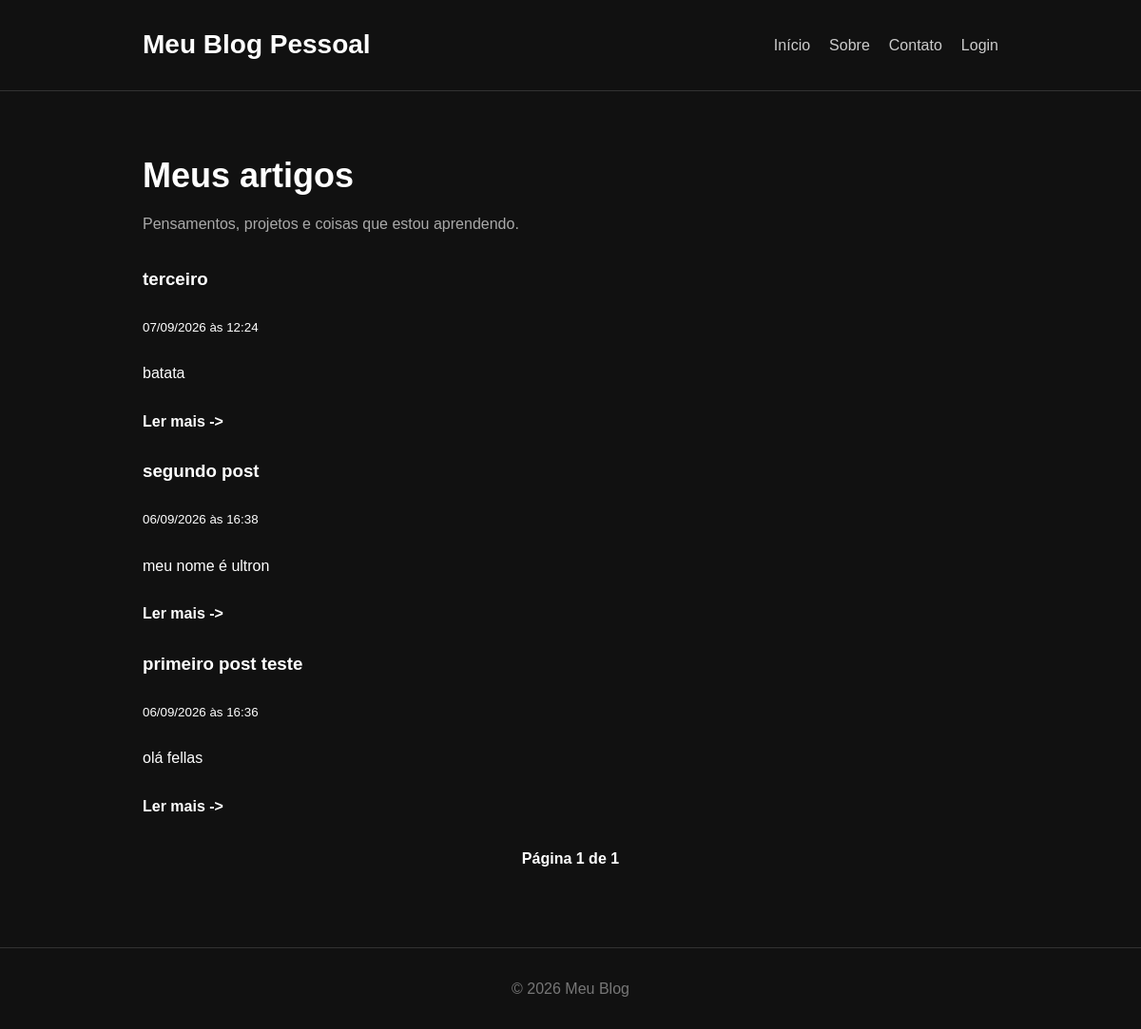
Before: / with the older database file.
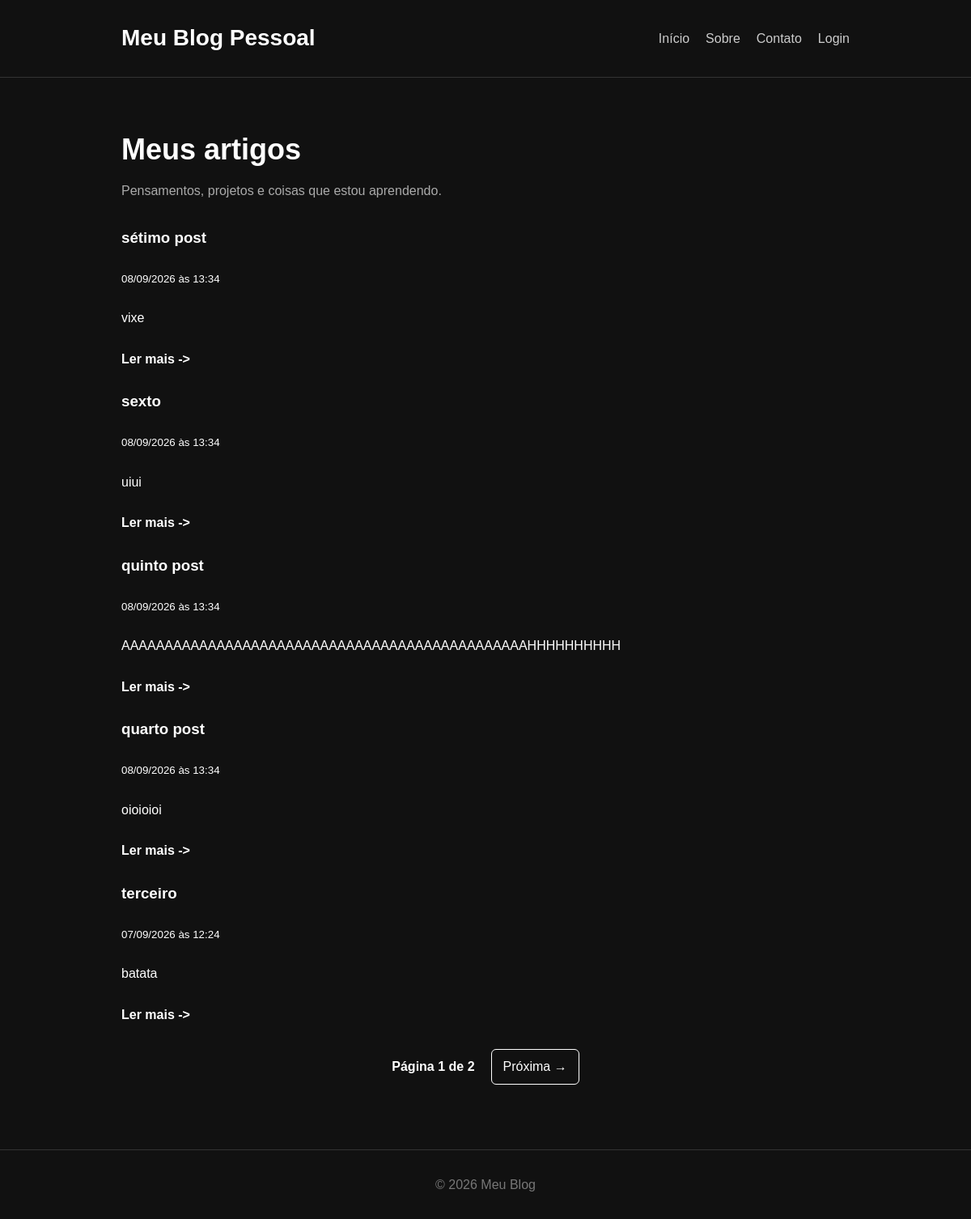
After: the same page with the newer database file.
### tables this page shows
CREATE TABLE posts (
            id INTEGER PRIMARY KEY AUTOINCREMENT,
            title TEXT NOT NULL,
            content TEXT NOT NULL,
            created_at TIMESTAMP DEFAULT CURRENT_TIMESTAMP
        );

### app.py (the view)
@app.route("/")
def home():
    page = request.args.get("page", 1, type=int)
    posts_per_page = 5
    offset = (page - 1) * posts_per_page
    posts = get_all_posts(posts_per_page, offset)
    total_posts = get_posts_count()
    total_pages = math.ceil(total_posts/posts_per_page)
    return render_template("index.html", posts=posts, page=page, total_pages=total_pages)

### app.py (called while the page is built)
def get_current_user():
    if "user_id" not in session:
        return None
    return get_user_by_id(session["user_id"])

@app.context_processor
def inject_user():
    return {
        "user": get_current_user()
    }

@app.template_filter("format_datetime")
def format_datetime(value):
    if not value:
        return ""
    dt = datetime.strptime(value, "%Y-%m-%d %H:%M:%S")
    dt = dt.replace(tzinfo=timezone.utc)
    dt = dt.astimezone(ZoneInfo("America/Recife"))
    return dt.strftime("%d/%m/%Y às %H:%M")

### database.py (called while the page is built)
def get_db_connection():
    conn = sqlite3.connect("blog.db")
    conn.row_factory = sqlite3.Row
    return conn

def get_all_posts(limit, offset):
    conn = get_db_connection()
    posts = conn.execute(
        """
        SELECT * FROM posts
        ORDER BY id DESC
        LIMIT ? OFFSET ?
        """,
        (limit, offset)
    ).fetchall()
    conn.close()
    return posts

def get_posts_count():
    conn = get_db_connection()
    count = conn.execute(
        "SELECT COUNT(*) FROM posts"
    ).fetchone()[0]
    conn.close()
    return count

### templates/index.html (shortened to what this page needs)
<!DOCTYPE html>
<html lang="pt-br">
<head>
    <link rel="stylesheet" href="{{ url_for('static', filename='css/style.css') }}">
</head>
<body>
    <header class="header">
        <div class="container">
            <h1>Meu Blog Pessoal</h1>
            <nav>
                <a href="/">Início</a>
                <a href="#">Sobre</a>
                <a href="#">Contato</a>
                {% if user %}
                    <span>Olá, {{ user["username"] }}!</span>
                    <a href="{{url_for('create_post')}}">Novo post</a>
                    <a href="{{url_for('logout')}}">Sair</a>
                {% else %}
                    <a href="{{url_for('login')}}">Login</a>
                {% endif %}
            </nav>
        </div>
    </header>
    <main class="container">
        <section class="intro">
            <h2>Meus artigos</h2>
            <p>
                Pensamentos, projetos e coisas que estou aprendendo.
            </p>
        </section>
        <section class="posts">
            {% for post in posts %}
            <article class="posts">
                <h3>{{post["title"]}}</h3>
                <small>
                    {{ post["created_at"] | format_datetime }}
                </small>
                <p>
                    {{ post["content"] }}
                </p>
                <a href="{{url_for('post', id=post['id'])}}" class="read-more">
                    Ler mais ->
                </a>
            </article>
            {% endfor %}
        </section>
    </main>
    <div class="pagination">
        <span>
            Página {{page}} de {{ total_pages }}
        </span>
        {% if page < total_pages %}
            <a href="{{ url_for('home', page=page + 1) }}">
                Próxima →
            </a>
        {% endif %}
    </div>
    <footer class="footer">
        <p>
            © 2026 Meu Blog
        </p>
    </footer>
</body>
</html>

### static/css/style.css (style rules this page uses)
* { margin: 0; padding: 0; box-sizing: border-box; }
body { font-family: Arial, sans-serif; background-color: #111; color: #fff; line-height: 1.6; }
.container { width: 90%; max-width: 900px; margin: auto; }
.header { border-bottom: 1px solid #333; padding: 25px 0; }
.header .container { display: flex; justify-content: space-between; align-items: center; }
.header h1 { font-size: 28px; }
nav { display: flex; gap: 20px; }
nav a { color: #ccc; text-decoration: none; }
.intro { padding: 60px 0 30px; }
.intro h2 { font-size: 36px; margin-bottom: 10px; }
.intro p { color: #aaa; }
.posts { display: flex; flex-direction: column; gap: 25px; }
.read-more { color: #fff; text-decoration: none; font-weight: bold; }
.footer { margin-top: 80px; padding: 30px 0; text-align: center; border-top: 1px solid #333; color: #777; }
.pagination { display: flex; justify-content: center; align-items: center; gap: 20px; margin-top: 30px; }
.pagination a { text-decoration: none; color: inherit; padding: 8px 14px; border: 1px solid currentColor; border-radius: 6px; transition: 0.2s; }
.pagination span { font-weight: bold; }

Changed rows visible on the page:
no longer on this page (row unchanged): posts: title "segundo post", created_at "06/09/2026 às 16:38", content "meu nome é ultron"
no longer on this page (row unchanged): posts: title "primeiro post teste", created_at "06/09/2026 às 16:36", content "olá fellas"
added posts: title "sétimo post", created_at "08/09/2026 às 13:34", content "vixe"
added posts: title "sexto", created_at "08/09/2026 às 13:34", content "uiui"
added posts: title "quinto post", created_at "08/09/2026 às 13:34", content "AAAAAAAAAAAAAAAAAAAAAAAAAAAAAAAAAAAAAAAAAAAAAAAHHHHHHHHHH"
added posts: title "quarto post", created_at "08/09/2026 às 13:34", content "oioioioi"
Other visible differences:
{{ total_pages }}: "1" → "2"
text now shown: "Próxima →"
